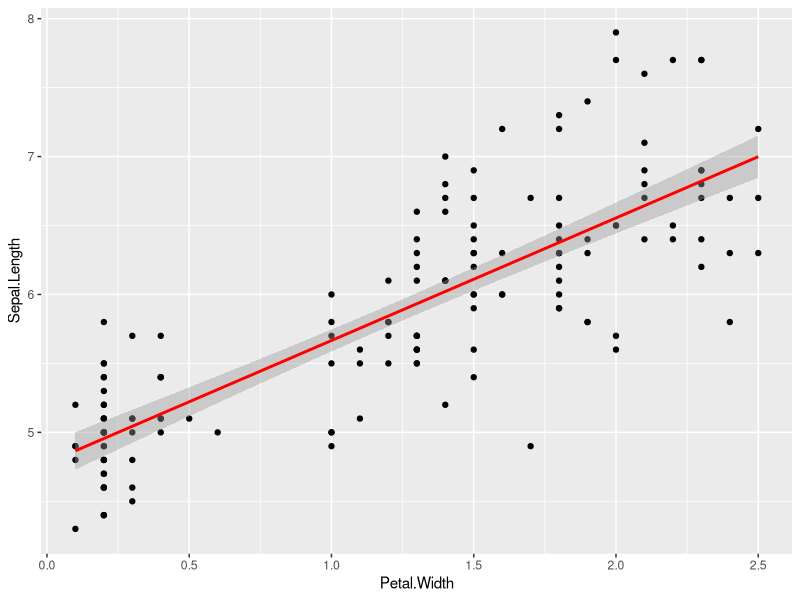
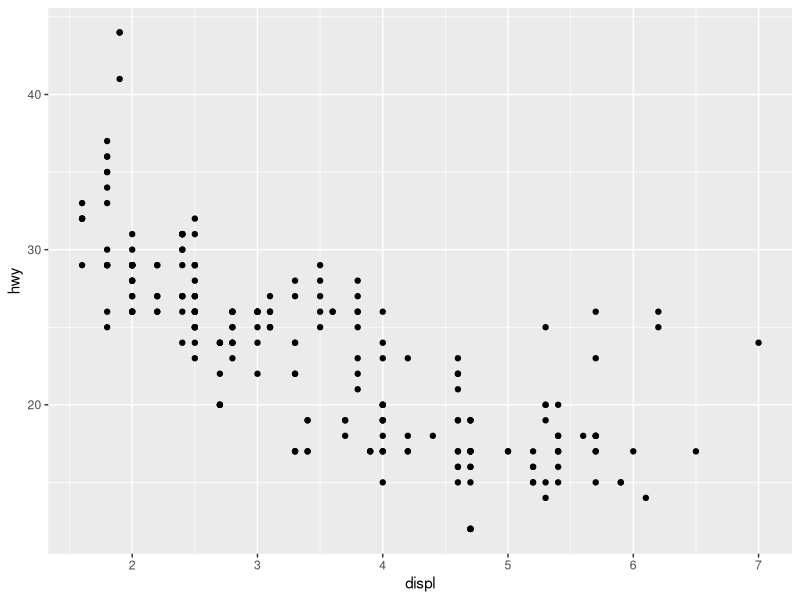
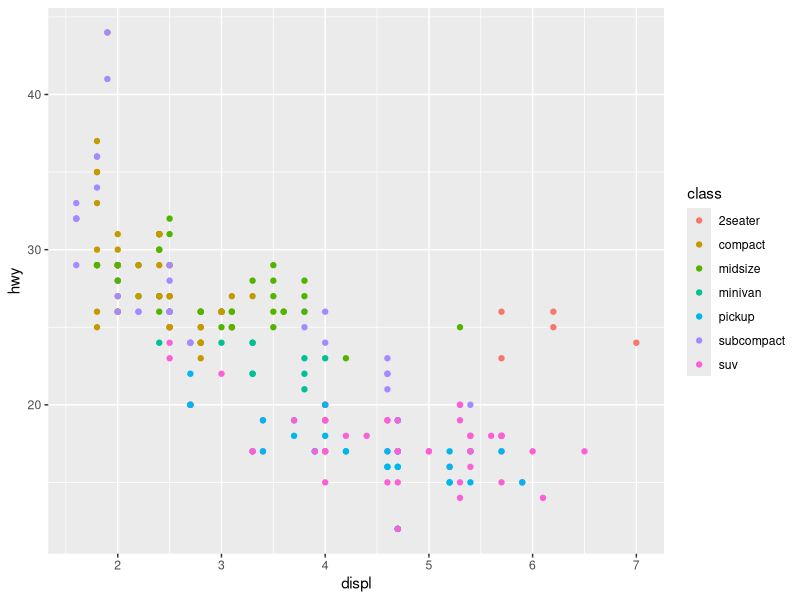
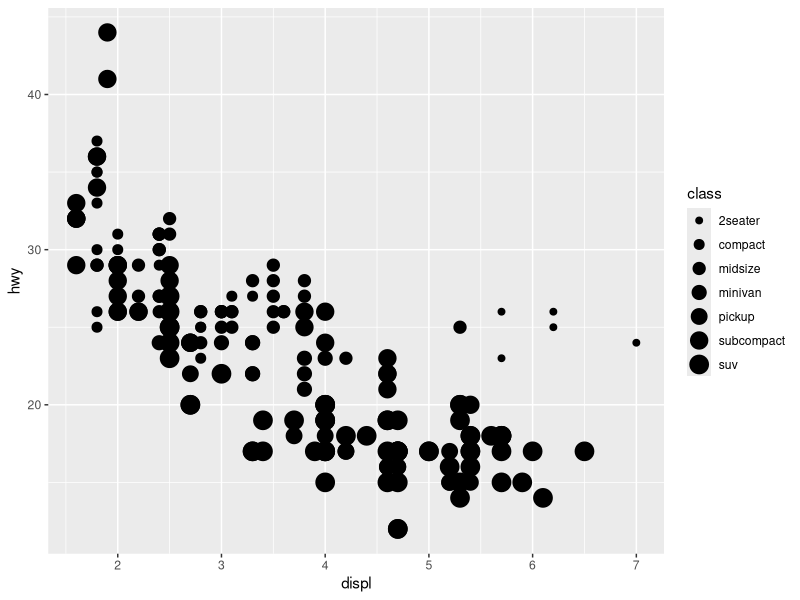
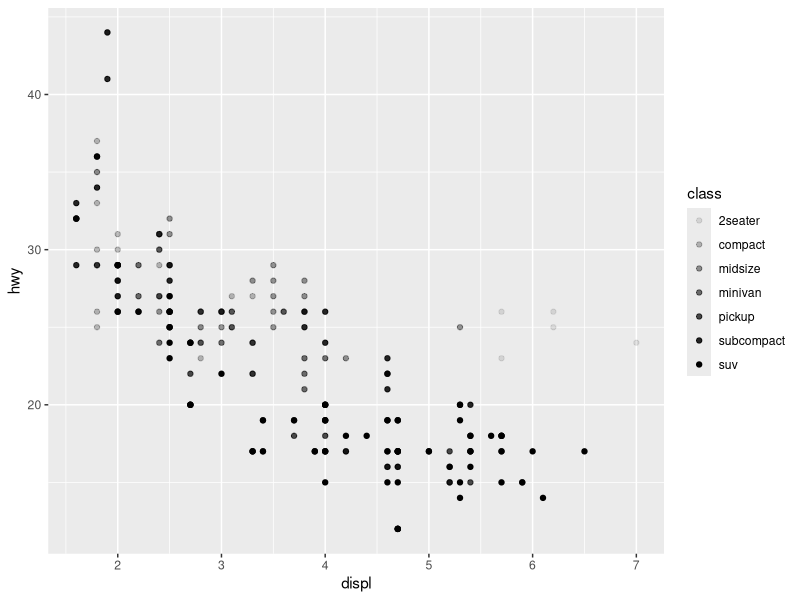
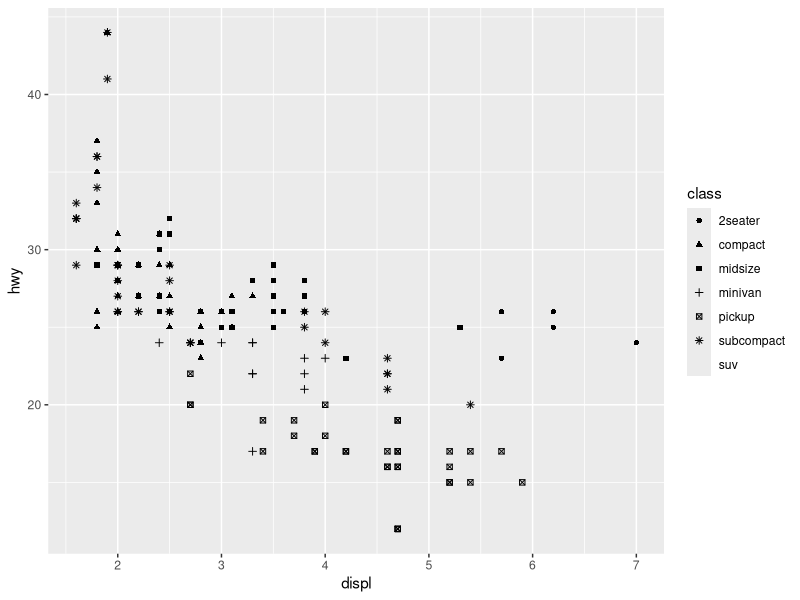
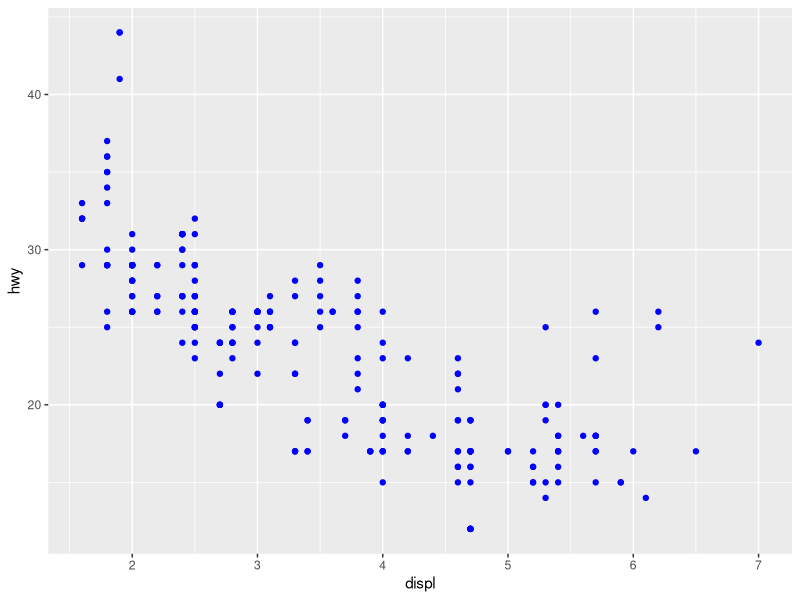
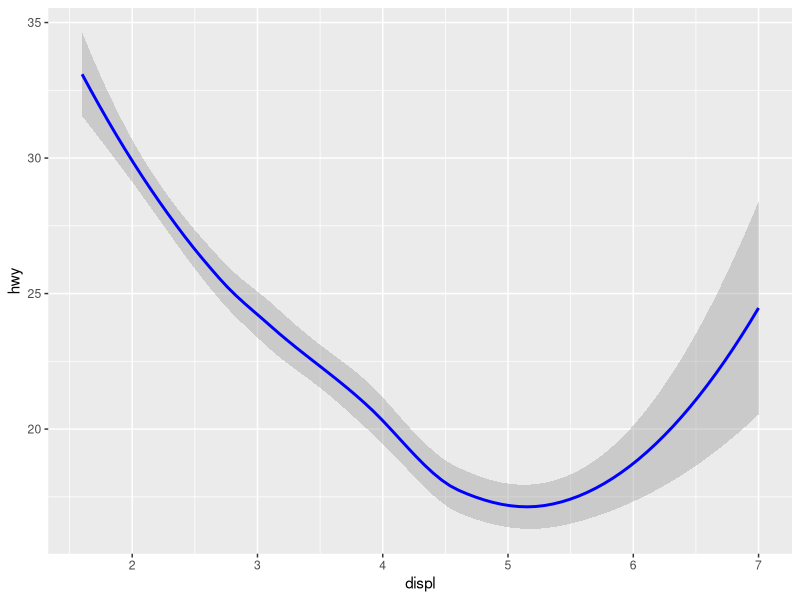

Write the R code that produced these figures, in order.
# R for Data Science
# https://r4ds.had.co.nz
# ggplot reference: https://ggplot2.tidyverse.org/reference/
library(tidyverse) # it includes ggplot2

# Dataset iris: regression line with confidence interval included
ggplot(iris, aes(x = Petal.Width, y = Sepal.Length)) + 
  geom_point() +
  stat_smooth(method = "lm", col = "red")

# Dataset mtcars: ?mtcars for help
str(mpg)
ggplot(mpg, aes(x=displ, y=hwy)) + geom_point()

ggplot(mpg, aes(x=displ, y=hwy, color = class)) + geom_point()

ggplot(mpg, aes(x=displ, y=hwy, size = class)) + geom_point()

ggplot(mpg, aes(x=displ, y=hwy, alpha = class)) + geom_point()

ggplot(mpg, aes(x=displ, y=hwy, shape = class)) + geom_point()

ggplot(mpg, aes(x=displ, y=hwy)) + geom_point(color = "blue")

ggplot(mpg, aes(x=displ, y=hwy)) + geom_smooth(color = "blue")

# Jitter: adds random noise around each point
ggplot(data = mpg) + 
  geom_point(mapping = aes(x = displ, y = hwy), position = "jitter")
# without jitter
ggplot(data = mpg) + 
  geom_point(mapping = aes(x = displ, y = hwy))

# coord_flip(): without flip
ggplot(data = mpg, mapping = aes(x = class, y = hwy)) + 
  geom_boxplot()

# coord_flip(): with flip
ggplot(data = mpg, mapping = aes(x = class, y = hwy)) + 
  geom_boxplot() +
  coord_flip()


# Facets: categorical variables
ggplot(data = mpg) + 
  geom_point(mapping = aes(x = displ, y = hwy)) + 
  facet_wrap(~ class, nrow = 2)


# linetype
ggplot(data = mpg, mapping = aes(x = displ, y = hwy, linetype = drv)) + 
  geom_smooth()

ggplot(data = mpg, mapping = aes(x = displ, y = hwy)) + 
  geom_smooth()


ggplot(data = mpg) + 
  geom_point(mapping = aes(x = displ, y = hwy)) +
  geom_smooth(mapping = aes(x = displ, y = hwy))
# Duplication of code.
# We can pass the parameters one time, globally:

ggplot(data = mpg, mapping = aes(x = displ, y = hwy)) + 
  geom_point() + 
  geom_smooth()

# => different aesthetics in different layers
ggplot(data = mpg, mapping = aes(x = displ, y = hwy)) + 
  geom_point(mapping = aes(color = class)) + 
  geom_smooth()


ggplot(data = mpg, mapping = aes(x = displ, y = hwy)) + 
  geom_point(mapping = aes(color = class)) + 
  geom_smooth(data = filter(mpg, class == "subcompact"), se = TRUE, level = .99)
# plus confidence interval around the line: se = TRUE (default = .95)